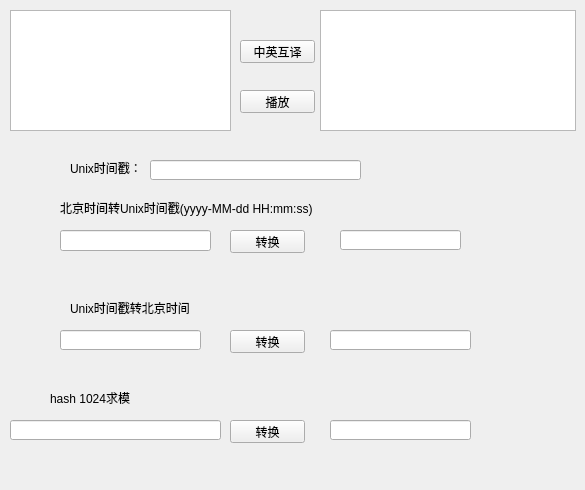
<?xml version="1.0" encoding="UTF-8"?>
<ui version="4.0">
 <class>Form</class>
 <widget class="QWidget" name="Form">
  <property name="geometry">
   <rect>
    <x>0</x>
    <y>0</y>
    <width>585</width>
    <height>490</height>
   </rect>
  </property>
  <property name="windowTitle">
   <string>Python小工具</string>
  </property>
  <widget class="QTextEdit" name="textEdit">
   <property name="geometry">
    <rect>
     <x>10</x>
     <y>10</y>
     <width>221</width>
     <height>121</height>
    </rect>
   </property>
  </widget>
  <widget class="QTextBrowser" name="textBrowser">
   <property name="geometry">
    <rect>
     <x>320</x>
     <y>10</y>
     <width>256</width>
     <height>121</height>
    </rect>
   </property>
  </widget>
  <widget class="QPushButton" name="pushButton">
   <property name="geometry">
    <rect>
     <x>240</x>
     <y>40</y>
     <width>75</width>
     <height>23</height>
    </rect>
   </property>
   <property name="text">
    <string>中英互译</string>
   </property>
  </widget>
  <widget class="QPushButton" name="pushButton_2">
   <property name="geometry">
    <rect>
     <x>240</x>
     <y>90</y>
     <width>75</width>
     <height>23</height>
    </rect>
   </property>
   <property name="text">
    <string>播放</string>
   </property>
  </widget>
  <widget class="QLabel" name="label">
   <property name="geometry">
    <rect>
     <x>70</x>
     <y>160</y>
     <width>81</width>
     <height>16</height>
    </rect>
   </property>
   <property name="text">
    <string>Unix时间戳：</string>
   </property>
  </widget>
  <widget class="QLineEdit" name="lineEdit">
   <property name="geometry">
    <rect>
     <x>150</x>
     <y>160</y>
     <width>211</width>
     <height>20</height>
    </rect>
   </property>
  </widget>
  <widget class="QLabel" name="label_2">
   <property name="geometry">
    <rect>
     <x>60</x>
     <y>200</y>
     <width>261</width>
     <height>16</height>
    </rect>
   </property>
   <property name="text">
    <string>北京时间转Unix时间戳(yyyy-MM-dd HH:mm:ss)</string>
   </property>
  </widget>
  <widget class="QLineEdit" name="lineEdit_2">
   <property name="geometry">
    <rect>
     <x>60</x>
     <y>230</y>
     <width>151</width>
     <height>21</height>
    </rect>
   </property>
  </widget>
  <widget class="QLineEdit" name="lineEdit_3">
   <property name="geometry">
    <rect>
     <x>340</x>
     <y>230</y>
     <width>121</width>
     <height>20</height>
    </rect>
   </property>
  </widget>
  <widget class="QPushButton" name="pushButton_3">
   <property name="geometry">
    <rect>
     <x>230</x>
     <y>230</y>
     <width>75</width>
     <height>23</height>
    </rect>
   </property>
   <property name="text">
    <string>转换</string>
   </property>
  </widget>
  <widget class="QLabel" name="label_3">
   <property name="geometry">
    <rect>
     <x>70</x>
     <y>300</y>
     <width>211</width>
     <height>16</height>
    </rect>
   </property>
   <property name="text">
    <string>Unix时间戳转北京时间</string>
   </property>
  </widget>
  <widget class="QLineEdit" name="lineEdit_4">
   <property name="geometry">
    <rect>
     <x>60</x>
     <y>330</y>
     <width>141</width>
     <height>20</height>
    </rect>
   </property>
  </widget>
  <widget class="QPushButton" name="pushButton_4">
   <property name="geometry">
    <rect>
     <x>230</x>
     <y>330</y>
     <width>75</width>
     <height>23</height>
    </rect>
   </property>
   <property name="text">
    <string>转换</string>
   </property>
  </widget>
  <widget class="QLineEdit" name="lineEdit_5">
   <property name="geometry">
    <rect>
     <x>330</x>
     <y>330</y>
     <width>141</width>
     <height>20</height>
    </rect>
   </property>
  </widget>
  <widget class="QLineEdit" name="hash_source">
   <property name="geometry">
    <rect>
     <x>10</x>
     <y>420</y>
     <width>211</width>
     <height>20</height>
    </rect>
   </property>
  </widget>
  <widget class="QPushButton" name="pushButton_5">
   <property name="geometry">
    <rect>
     <x>230</x>
     <y>420</y>
     <width>75</width>
     <height>23</height>
    </rect>
   </property>
   <property name="text">
    <string>转换</string>
   </property>
  </widget>
  <widget class="QLineEdit" name="hash_value">
   <property name="geometry">
    <rect>
     <x>330</x>
     <y>420</y>
     <width>141</width>
     <height>20</height>
    </rect>
   </property>
  </widget>
  <widget class="QLabel" name="label_4">
   <property name="geometry">
    <rect>
     <x>50</x>
     <y>390</y>
     <width>211</width>
     <height>16</height>
    </rect>
   </property>
   <property name="text">
    <string>hash 1024求模</string>
   </property>
  </widget>
 </widget>
 <resources/>
 <connections/>
</ui>
